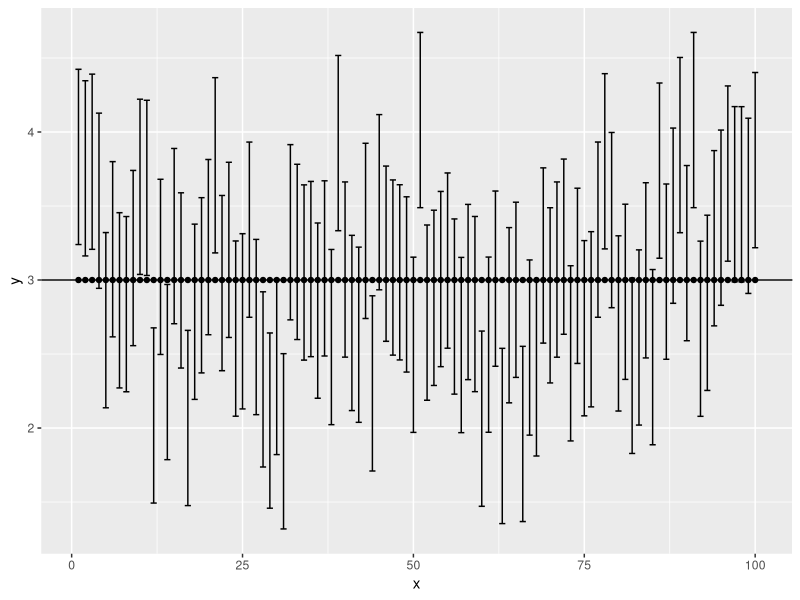
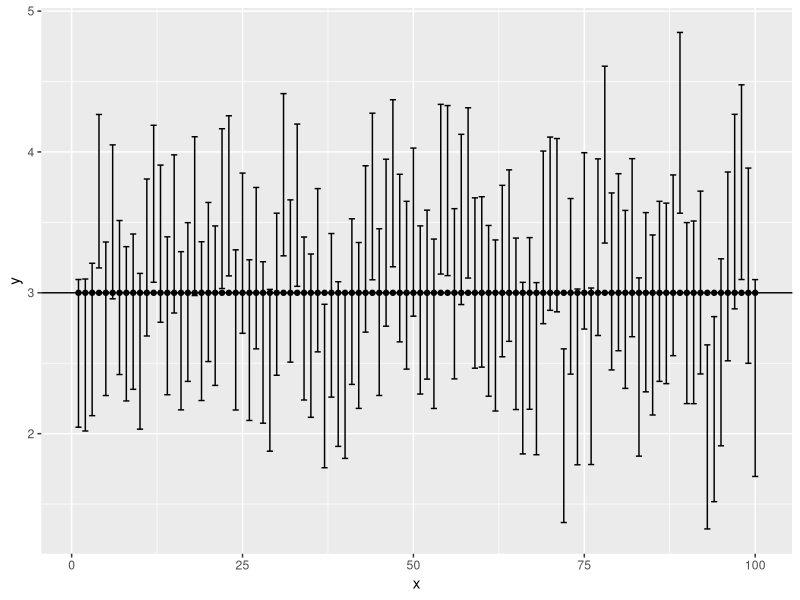
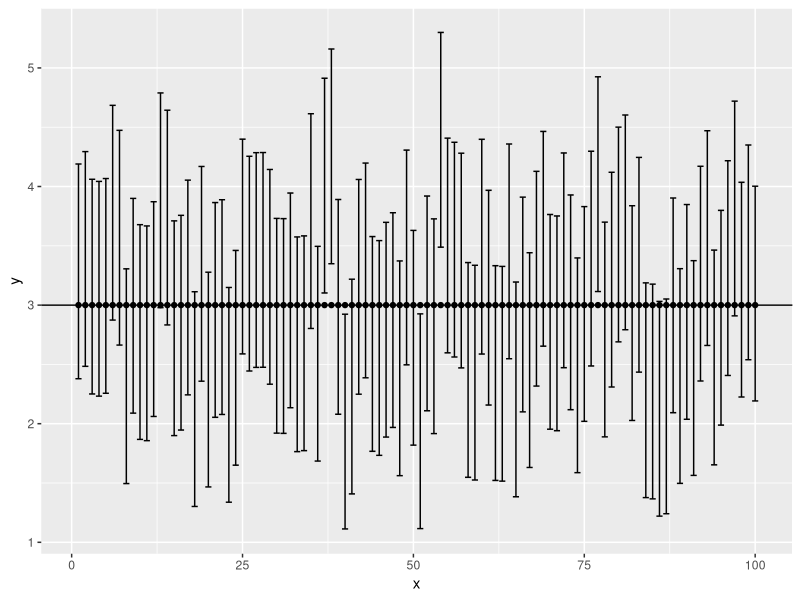
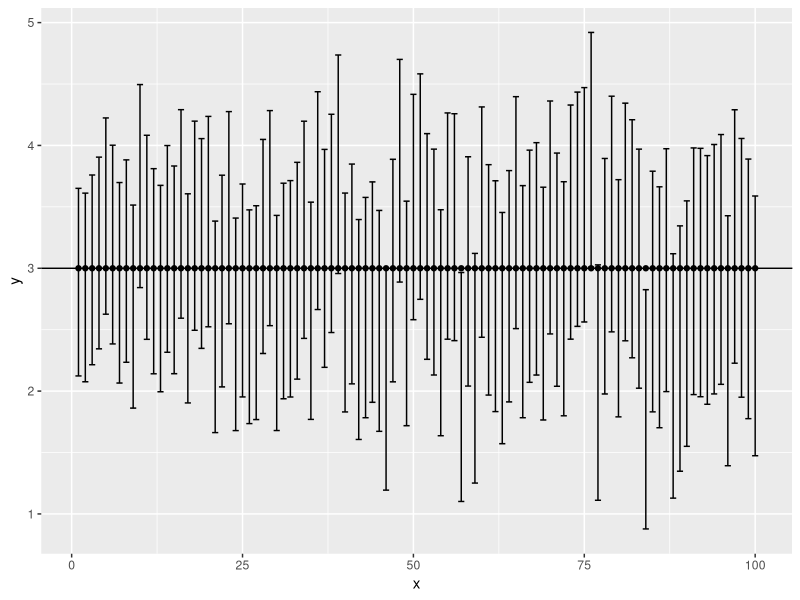

Reproduce these figures in R, in order.
## ---- chunk 1
set.seed(123)

# tamaño de las muestras
n <- 30
m <- 50

# generación de las muestras
muestra_x <- rnorm(n, mean = 5, sd=2)
muestra_y <- rnorm(m, mean = 2, sd=2)
## ---- chunk 2
x_bar <- sum(muestra_x) / n
y_bar <- sum(muestra_y) / m

# notemos que alpha = 0.2
uno_alphamedios <- 1 - 0.2 / 2
z <- qnorm(uno_alphamedios, mean = 0, sd = 1)

raiz <- ( (4 / n) + (4 / m) ) ** 0.5
## ---- chunk 3
limite_inferior <- x_bar - y_bar - z * raiz
limite_superior <- x_bar - y_bar + z * raiz
## ---- chunk 4
print(paste("(", limite_inferior, ",", limite_superior, ")"))
## ---- chunk 5
limite_superior-limite_inferior
## ---- chunk 6

# notemos que alpha = 0.2
uno_alphamedios2 <- 1 - 0.2 / 2
t <- qt(uno_alphamedios2, df = n + m - 2)

# S^2:

Scuad_x <- sum( (muestra_x - x_bar) ** 2 ) / (n-1)
Scuad_y <- sum( (muestra_y - y_bar) ** 2 ) / (m-1)

# S^2_p:

Scuad_p <- ( (n-1) * Scuad_x + (m-1) * Scuad_y ) / (n + m -2) 

raiz2 <- ( ((1 / n) + (1 / m)) * Scuad_p ) ** 0.5
## ---- chunk 7
# limites

limite_inferior2 <- x_bar - y_bar - t * raiz2
limite_superior2 <- x_bar - y_bar + t * raiz2

# intervalo

print(paste("(", limite_inferior2, ",", limite_superior2, ")"))
## ---- chunk 8
limite_superior2 - limite_inferior2
## ---- chunk 9
# inciso c)

# Tamaños:
n <- 30
m <- 50

# Muestras:
muestra_x <- rnorm(n, mean = 5, sd=2)
muestra_y <- rnorm(m, mean = 2, sd=2)

# Cálculos:

x_bar <- sum(muestra_x) / n
y_bar <- sum(muestra_y) / m

# En este caso alpha = 0.05
uno_alphamedios <- 1 - 0.05 / 2
z <- qnorm(uno_alphamedios, mean = 0, sd = 1)

raiz <- ( (4 / n) + (4 / m) ) ** 0.5

# Límites:

limite_inferior <- x_bar - y_bar - z * raiz
limite_superior <- x_bar - y_bar + z * raiz

# Resultado:
print(paste("(", limite_inferior, ",", limite_superior, ")"))
## ---- chunk 10
limite_superior - limite_inferior
## ---- chunk 11
# inciso d)

# Tamaños:
n <- 30
m <- 50

# Muestras:
muestra_x <- rnorm(n, mean = 5, sd=2)
muestra_y <- rnorm(m, mean = 2, sd=2)

# Cálculos

x_bar <- sum(muestra_x) / n
y_bar <- sum(muestra_y) / m

# notemos que alpha = 0.05
uno_alphamedios2 <- 1 - 0.05 / 2
t <- qt(uno_alphamedios2, df = n + m - 2)

# S^2:

Scuad_x <- sum( (muestra_x - x_bar) ** 2 ) / (n-1)
Scuad_y <- sum( (muestra_y - y_bar) ** 2 ) / (m-1)

# S^2_p:

Scuad_p <- ( (n-1) * Scuad_x + (m-1) * Scuad_y ) / (n + m -2) 

raiz <- ( ((1 / n) + (1 / m)) * Scuad_p ) ** 0.5

# limites

limite_inferior2 <- x_bar - y_bar - t * raiz
limite_superior2 <- x_bar - y_bar + t * raiz

# intervalo

print(paste("(", limite_inferior2, ",", limite_superior2, ")"))
## ---- chunk 12
limite_superior2 - limite_inferior2
## ---- chunk 13
# Cargamos las librerías
library(ggplot2)
library(dplyr)

# Tamaño de las muestras
n <- 30
m <- 50

# Nos auxiliamos de dos vectores vacíos
limite_inf <- c()
limite_sup <- c()
## ---- chunk 14
for( i in 1:100 ){
  
  # Muestras
  muestra_x <- rnorm(n, mean = 5, sd=2)
  muestra_y <- rnorm(m, mean = 2, sd=2)
  
  # Cálculos
  x_bar <- sum(muestra_x) / n
  y_bar <- sum(muestra_y) / m
  
  # alpha = 0.2
  uno_alphamedios <- 1 - (0.2 / 2)
  z <- qnorm(uno_alphamedios, mean = 0, sd = 1)
  raiz <- ( (4 / n) + (4 / m) ) ** 0.5
  
  # límites
  l_inferior <- x_bar - y_bar - z * raiz
  l_superior <- x_bar - y_bar + z * raiz
  
  # guardamos dichos límites en los vectores "vacíos"
  limite_inf[i] <- l_inferior
  limite_sup[i] <- l_superior
}
## ---- chunk 15
# Creamos el dataframe con 100 filas
x <- 100
df <- data.frame(x = x,
                 y = 3,
                 limite_inferior = limite_inf,
                 limite_superior = limite_sup)

# Calculamos la longitud de cada intervalo y agregamos
# dichos valores al dataframe

df <- df %>% mutate(long_int = limite_superior - limite_inferior)
df <- df %>% arrange(long_int)
df['x'] <- 1:100
## ---- chunk 16
ggplot(df, aes(x,y)) + geom_point() + 
  geom_errorbar(aes(ymin = limite_inferior, ymax = limite_superior)) + 
  geom_hline(yintercept = 3)
## ---- chunk 17
# longitud máxima
max(df$long_int)

# longitud mínima
min(df$long_int)
## ---- chunk 18
# Volvemos a escribir todo el código:

n <- 30
m <- 50

# Nos auxiliamos de dos vectores vacíos
limite_inf <- c()
limite_sup <- c()

for( i in 1:100 ){
  
  # Muestras
  muestra_x <- rnorm(n, mean = 5, sd=2)
  muestra_y <- rnorm(m, mean = 2, sd=2)
  
  # Cálculos
  x_bar <- sum(muestra_x) / n
  y_bar <- sum(muestra_y) / m
  
  # notemos que alpha = 0.2
  uno_alphamedios2 <- 1 - 0.2 / 2
  t <- qt(uno_alphamedios2, df = n + m - 2)
  
  # S^2:
  
  Scuad_x <- sum( (muestra_x - x_bar) ** 2 ) / (n-1)
  Scuad_y <- sum( (muestra_y - y_bar) ** 2 ) / (m-1)
  
  # S^2_p:
  
  Scuad_p <- ( (n-1) * Scuad_x + (m-1) * Scuad_y ) / (n + m -2) 
  
  raiz <- ( ((1 / n) + (1 / m)) * Scuad_p ) ** 0.5
  
  # limites
  
  l_inferior <- x_bar - y_bar - t * raiz
  l_superior <- x_bar - y_bar + t * raiz
  
  # guardamos dichos límites en los vectores "vacíos"
  limite_inf[i] <- l_inferior
  limite_sup[i] <- l_superior
}

# Creamos el dataframe con 100 filas
x <- 100
df <- data.frame(x = x,
                 y = 3,
                 limite_inferior = limite_inf,
                 limite_superior = limite_sup)

# Calculamos la longitud de cada intervalo y agregamos
# dichos valores al dataframe

df <- df %>% mutate(long_int = limite_superior - limite_inferior)
df <- df %>% arrange(long_int)
df['x'] <- 1:100

ggplot(df, aes(x,y)) + geom_point() + 
  geom_errorbar(aes(ymin = limite_inferior, ymax = limite_superior)) + 
  geom_hline(yintercept = 3)
## ---- chunk 19
max(df$long_int)
min(df$long_int)
## ---- chunk 20
# intervalo de longitud mayor
filter(df, long_int == max(long_int))
## ---- chunk 21
# intervalo de longitud menor
filter(df, long_int == min(long_int))
## ---- chunk 22
# Tamaño de las muestras
n <- 30
m <- 50

# Nos auxiliamos de dos vectores vacíos
limite_inf <- c()
limite_sup <- c()

for( i in 1:100 ){
  
  # Muestras
  muestra_x <- rnorm(n, mean = 5, sd=2)
  muestra_y <- rnorm(m, mean = 2, sd=2)
  
  # Cálculos
  x_bar <- sum(muestra_x) / n
  y_bar <- sum(muestra_y) / m
  
  # ahora alpha = 0.05
  uno_alphamedios <- 1 - (0.05 / 2)
  z <- qnorm(uno_alphamedios, mean = 0, sd = 1)
  raiz <- ( (4 / n) + (4 / m) ) ** 0.5
  
  # límites
  l_inferior <- x_bar - y_bar - z * raiz
  l_superior <- x_bar - y_bar + z * raiz
  
  # guardamos dichos límites en los vectores "vacíos"
  limite_inf[i] <- l_inferior
  limite_sup[i] <- l_superior
}

# Creamos el dataframe con 100 filas
x <- 100
df <- data.frame(x = x,
                 y = 3,
                 limite_inferior = limite_inf,
                 limite_superior = limite_sup)

# Calculamos la longitud de cada intervalo y agregamos
# dichos valores al dataframe

df <- df %>% mutate(long_int = limite_superior - limite_inferior)
df <- df %>% arrange(long_int)
df['x'] <- 1:100

ggplot(df, aes(x,y)) + geom_point() + 
  geom_errorbar(aes(ymin = limite_inferior, ymax = limite_superior)) + 
  geom_hline(yintercept = 3)
## ---- chunk 23
max(df$long_int)
min(df$long_int)
## ---- chunk 24
# Volvemos a escribir todo el código:

n <- 30
m <- 50

# Nos auxiliamos de dos vectores vacíos
limite_inf <- c()
limite_sup <- c()

for( i in 1:100 ){
  
  # Muestras
  muestra_x <- rnorm(n, mean = 5, sd=2)
  muestra_y <- rnorm(m, mean = 2, sd=2)
  
  # Cálculos
  x_bar <- sum(muestra_x) / n
  y_bar <- sum(muestra_y) / m
  
  # notemos que alpha = 0.05
  uno_alphamedios2 <- 1 - 0.05 / 2
  t <- qt(uno_alphamedios2, df = n + m - 2)
  
  # S^2:
  
  Scuad_x <- sum( (muestra_x - x_bar) ** 2 ) / (n-1)
  Scuad_y <- sum( (muestra_y - y_bar) ** 2 ) / (m-1)
  
  # S^2_p:
  
  Scuad_p <- ( (n-1) * Scuad_x + (m-1) * Scuad_y ) / (n + m -2) 
  
  raiz <- ( ((1 / n) + (1 / m)) * Scuad_p ) ** 0.5
  
  # limites
  
  l_inferior <- x_bar - y_bar - t * raiz
  l_superior <- x_bar - y_bar + t * raiz
  
  # guardamos dichos límites en los vectores "vacíos"
  limite_inf[i] <- l_inferior
  limite_sup[i] <- l_superior
}

# Creamos el dataframe con 100 filas
x <- 100
df <- data.frame(x = x,
                 y = 3,
                 limite_inferior = limite_inf,
                 limite_superior = limite_sup)

# Calculamos la longitud de cada intervalo y agregamos
# dichos valores al dataframe

df <- df %>% mutate(long_int = limite_superior - limite_inferior)
df <- df %>% arrange(long_int)
df['x'] <- 1:100

ggplot(df, aes(x,y)) + geom_point() + 
  geom_errorbar(aes(ymin = limite_inferior, ymax = limite_superior)) + 
  geom_hline(yintercept = 3)
## ---- chunk 25
max(df$long_int)
min(df$long_int)
## ---- chunk 26
# intervalo de longitud mayor
filter(df, long_int == max(long_int))
## ---- chunk 27
# intervalo de longitud menor
filter(df, long_int == min(long_int))
